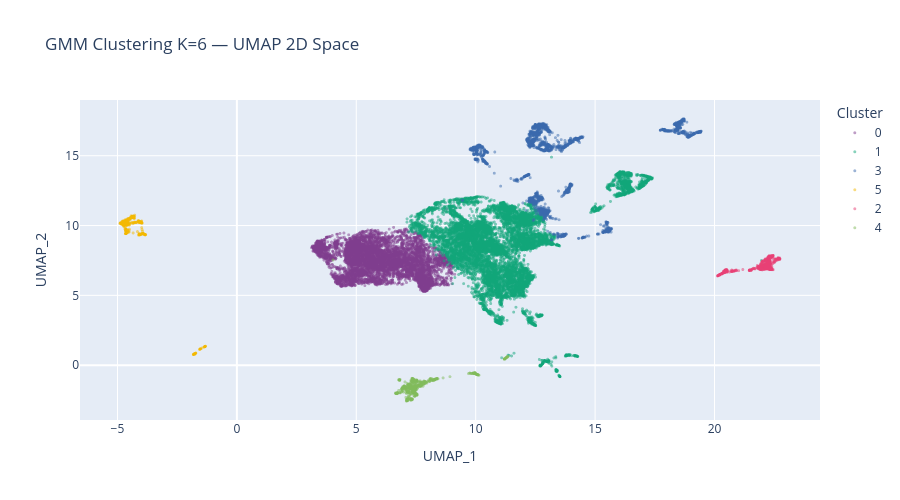

Notebook code cell kept with this figure:
### Code cell
# ── 5.3 Statistical cluster evaluation ───────────────────────────────────────
metrics = evaluate_clustering(X_umap_3d, cluster_labels, sample_size=5000, seed=SEED)

# UMAP scatter colored by cluster
fig = px.scatter(
    x=X_umap_2d[:, 0],
    y=X_umap_2d[:, 1],
    color=cluster_labels.astype(str),
    opacity=0.5,
    title=f'GMM Clustering K={FIXED_K} — UMAP 2D Space',
    labels={'x': 'UMAP_1', 'y': 'UMAP_2', 'color': 'Cluster'},
    color_discrete_sequence=px.colors.qualitative.Bold
)
fig.update_traces(marker=dict(size=3))
fig.update_layout(height=500)
fig.show()

### Figure 1 — Plotly figure (JSON) as saved in the notebook; plotly's stock layout.template omitted (floating-point values rounded to 4 significant figures; data arrays with more than 128 entries replaced by an {"elided": "..."} marker saying what was removed)
{"data": [{"hovertemplate": "Cluster=0<br>UMAP_1=%{x}<br>UMAP_2=%{y}<extra></extra>", "legendgroup": "0", "marker": {"color": "rgb(127, 60, 141)", "opacity": 0.5, "size": 3, "symbol": "circle"}, "mode": "markers", "name": "0", "showlegend": true, "type": "scattergl", "x": {"elided": "6495 float values"}, "xaxis": "x", "y": {"elided": "6495 float values"}, "yaxis": "y"}, {"hovertemplate": "Cluster=1<br>UMAP_1=%{x}<br>UMAP_2=%{y}<extra></extra>", "legendgroup": "1", "marker": {"color": "rgb(17, 165, 121)", "opacity": 0.5, "size": 3, "symbol": "circle"}, "mode": "markers", "name": "1", "showlegend": true, "type": "scattergl", "x": {"elided": "10256 float values"}, "xaxis": "x", "y": {"elided": "10256 float values"}, "yaxis": "y"}, {"hovertemplate": "Cluster=3<br>UMAP_1=%{x}<br>UMAP_2=%{y}<extra></extra>", "legendgroup": "3", "marker": {"color": "rgb(57, 105, 172)", "opacity": 0.5, "size": 3, "symbol": "circle"}, "mode": "markers", "name": "3", "showlegend": true, "type": "scattergl", "x": {"elided": "2727 float values"}, "xaxis": "x", "y": {"elided": "2727 float values"}, "yaxis": "y"}, {"hovertemplate": "Cluster=5<br>UMAP_1=%{x}<br>UMAP_2=%{y}<extra></extra>", "legendgroup": "5", "marker": {"color": "rgb(242, 183, 1)", "opacity": 0.5, "size": 3, "symbol": "circle"}, "mode": "markers", "name": "5", "showlegend": true, "type": "scattergl", "x": {"elided": "503 float values"}, "xaxis": "x", "y": {"elided": "503 float values"}, "yaxis": "y"}, {"hovertemplate": "Cluster=2<br>UMAP_1=%{x}<br>UMAP_2=%{y}<extra></extra>", "legendgroup": "2", "marker": {"color": "rgb(231, 63, 116)", "opacity": 0.5, "size": 3, "symbol": "circle"}, "mode": "markers", "name": "2", "showlegend": true, "type": "scattergl", "x": {"elided": "675 float values"}, "xaxis": "x", "y": {"elided": "675 float values"}, "yaxis": "y"}, {"hovertemplate": "Cluster=4<br>UMAP_1=%{x}<br>UMAP_2=%{y}<extra></extra>", "legendgroup": "4", "marker": {"color": "rgb(128, 186, 90)", "opacity": 0.5, "size": 3, "symbol": "circle"}, "mode": "markers", "name": "4", "showlegend": true, "type": "scattergl", "x": {"elided": "768 float values"}, "xaxis": "x", "y": {"elided": "768 float values"}, "yaxis": "y"}], "layout": {"height": 500, "legend": {"title": {"text": "Cluster"}, "tracegroupgap": 0}, "title": {"text": "GMM Clustering K=6 — UMAP 2D Space"}, "xaxis": {"anchor": "y", "domain": [0, 1], "title": {"text": "UMAP_1"}}, "yaxis": {"anchor": "x", "domain": [0, 1], "title": {"text": "UMAP_2"}}}}
